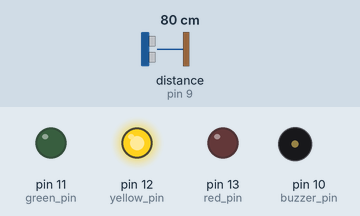
A sketch run on a simulated Arduino Uno, built with avr-gcc and run on an emulated ATmega328P. Parts: output pins drawn as LEDs (lit = HIGH), buzzer (waves = sounding). Wiring (inferred from the names in the program): ultrasonic range finder: trigger pin 8; echo pin 9. The test bench sets the inputs (shaded band); at power-on: distance to the obstacle (sensor on pin 9) 80 cm. The echo pulse lasts 58.3 µs per cm; pins used as bus, display or sensor lines are not drawn.

Above: at 1.8 s.
1.9 s: distance to the obstacle (sensor on pin 9) set to 55 cm
5.4 s: distance to the obstacle (sensor on pin 9) set to 47 cm
At 6.14 s:
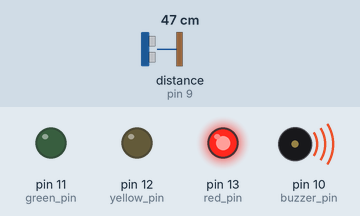
8.9 s: distance to the obstacle (sensor on pin 9) set to 250 cm
At 10.2 s:
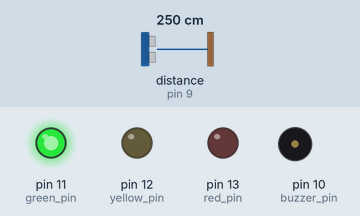
13.0 s: distance to the obstacle (sensor on pin 9) set to 155 cm
16.7 s: distance to the obstacle (sensor on pin 9) set to 147 cm
At 18.41 s:
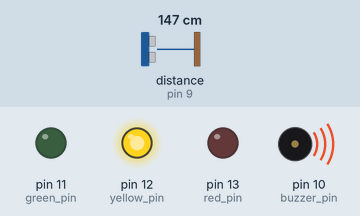
20.8 s: distance to the obstacle (sensor on pin 9) set to 18 cm
At 21.39 s:
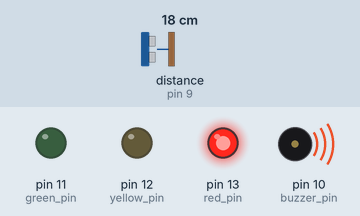
Timing chart, 0 to 25.3 s (numbered marks = the images above; inputs shaded):
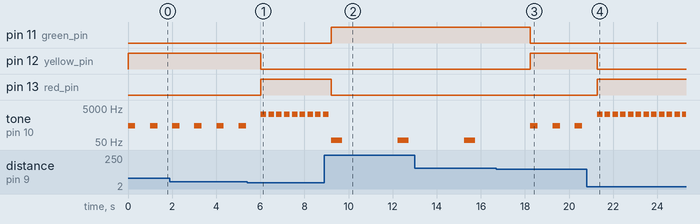

The sketch:

sensor_aproxiamacao_carro.ino
```cpp
#include <Stepper.h>

#define NOTE_B0  31
#define NOTE_C1  33
#define NOTE_CS1 35
#define NOTE_D1  37
#define NOTE_DS1 39
#define NOTE_E1  41
#define NOTE_F1  44
#define NOTE_FS1 46
#define NOTE_G1  49
#define NOTE_GS1 52
#define NOTE_A1  55
#define NOTE_AS1 58
#define NOTE_B1  62
#define NOTE_C2  65
#define NOTE_CS2 69
#define NOTE_D2  73
#define NOTE_DS2 78
#define NOTE_E2  82
#define NOTE_F2  87
#define NOTE_FS2 93
#define NOTE_G2  98
#define NOTE_GS2 104
#define NOTE_A2  110
#define NOTE_AS2 117
#define NOTE_B2  123
#define NOTE_C3  131
#define NOTE_CS3 139
#define NOTE_D3  147
#define NOTE_DS3 156
#define NOTE_E3  165
#define NOTE_F3  175
#define NOTE_FS3 185
#define NOTE_G3  196
#define NOTE_GS3 208
#define NOTE_A3  220
#define NOTE_AS3 233
#define NOTE_B3  247
#define NOTE_C4  262
#define NOTE_CS4 277
#define NOTE_D4  294
#define NOTE_DS4 311
#define NOTE_E4  330
#define NOTE_F4  349
#define NOTE_FS4 370
#define NOTE_G4  392
#define NOTE_GS4 415
#define NOTE_A4  440
#define NOTE_AS4 466
#define NOTE_B4  494
#define NOTE_C5  523
#define NOTE_CS5 554
#define NOTE_D5  587
#define NOTE_DS5 622
#define NOTE_E5  659
#define NOTE_F5  698
#define NOTE_FS5 740
#define NOTE_G5  784
#define NOTE_GS5 831
#define NOTE_A5  880
#define NOTE_AS5 932
#define NOTE_B5  988
#define NOTE_C6  1047
#define NOTE_CS6 1109
#define NOTE_D6  1175
#define NOTE_DS6 1245
#define NOTE_E6  1319
#define NOTE_F6  1397
#define NOTE_FS6 1480
#define NOTE_G6  1568
#define NOTE_GS6 1661
#define NOTE_A6  1760
#define NOTE_AS6 1865
#define NOTE_B6  1976
#define NOTE_C7  2093
#define NOTE_CS7 2217
#define NOTE_D7  2349
#define NOTE_DS7 2489
#define NOTE_E7  2637
#define NOTE_F7  2794
#define NOTE_FS7 2960
#define NOTE_G7  3136
#define NOTE_GS7 3322
#define NOTE_A7  3520
#define NOTE_AS7 3729
#define NOTE_B7  3951
#define NOTE_C8  4186
#define NOTE_CS8 4435
#define NOTE_D8  4699
#define NOTE_DS8 4978


const int red_pin = 13;
const int yellow_pin = 12;
const int green_pin = 11;
const int buzzer_pin = 10;
const int trigger = 8;
const int echo = 9;
const float limiar_distance_green = 300;
const float limiar_distance_yellow = 150;
const float limiar_distance_red = 50;
const float limiar_colision = 10;
const int second = 1000;


void setup() {
  pinMode(red_pin, OUTPUT);
  pinMode(yellow_pin, OUTPUT);
  pinMode(green_pin, OUTPUT);

  pinMode(trigger, OUTPUT); //pino de saída
  pinMode(echo, INPUT); //pino de entrada

  pinMode(buzzer_pin,OUTPUT);

  Serial.begin(9600);


}

void loop() {
  digitalWrite(trigger, LOW);
  delayMicroseconds(2);
  digitalWrite(trigger, HIGH);
  delayMicroseconds(10);//deixa TRIGGER em HIGH por 10ms
  digitalWrite(trigger, LOW);
  int duration = pulseIn(echo, HIGH); //quanto tempo ECHO== HIGH
  float distance = duration * 0.034 / 2;


  if(distance > limiar_distance_yellow){
    // turn on green light
    digitalWrite(green_pin, HIGH);
    digitalWrite(yellow_pin, LOW);
    digitalWrite(red_pin, LOW);
    int duration_time = second / 2;

    // high frequency
    buzzer(NOTE_B1, duration_time, 6);


  }else if (distance > limiar_distance_red){
    // turn on yellow light
    digitalWrite(green_pin, LOW);
    digitalWrite(yellow_pin, HIGH);
    digitalWrite(red_pin, LOW);
    int duration_time = second / 3;

    // medium frequency
    buzzer(NOTE_A4, duration_time, 3);


  }else if(distance <= limiar_colision){ // lack just the correct condition
    digitalWrite(green_pin, HIGH);
    digitalWrite(yellow_pin, HIGH);
    digitalWrite(red_pin, HIGH);
    int duration_time = second / 1;


    // low frequency
    buzzer(NOTE_C7, duration_time, 1);
    digitalWrite(green_pin, LOW);
    digitalWrite(yellow_pin, LOW);
    digitalWrite(red_pin, LOW);


  }else{
    // turn on RED light
    digitalWrite(green_pin, LOW);
    digitalWrite(yellow_pin, LOW);
    digitalWrite(red_pin, HIGH);
    int duration_time = second / 4;

    // low frequency
    buzzer(NOTE_C7, duration_time, 1);
    delay(100);
  }


}


void buzzer(int frequency, int duration, int m_pause){
  tone(buzzer_pin, frequency, duration);
  int pause = duration * m_pause;
  delay(pause);
  noTone(buzzer_pin);
}
```

Measured:
- the behaviour switches between 51 and 50 cm on distance to the obstacle (sensor on pin 9) (found by bisection; images 0 and 1)
- the behaviour switches between 152 and 151 cm on distance to the obstacle (sensor on pin 9) (found by bisection; images 2 and 3)
- after the input at 5.4 s, pin 12 (yellow_pin): HIGH → LOW after 0.62 s; pin 13 (red_pin): LOW → HIGH after 0.62 s; tone on pin 10 (buzzer_pin): alternates 2093 Hz for 0.25 s and silent for 0.10 s, starting after 0.62 s
- after the input at 8.9 s, pin 11 (green_pin): LOW → HIGH after 0.31 s; pin 13 (red_pin): HIGH → LOW after 0.31 s
- after the input at 16.7 s, pin 11 (green_pin): HIGH → LOW after 1.5 s; pin 12 (yellow_pin): LOW → HIGH after 1.5 s
- after the input at 20.8 s, pin 12 (yellow_pin): HIGH → LOW after 0.47 s; pin 13 (red_pin): LOW → HIGH after 0.47 s; tone on pin 10 (buzzer_pin): alternates 2093 Hz for 0.25 s and silent for 0.10 s, starting after 0.47 s
- by itself, tone on pin 10 (buzzer_pin): alternates 440 Hz for 0.33 s and silent for 0.67 s
